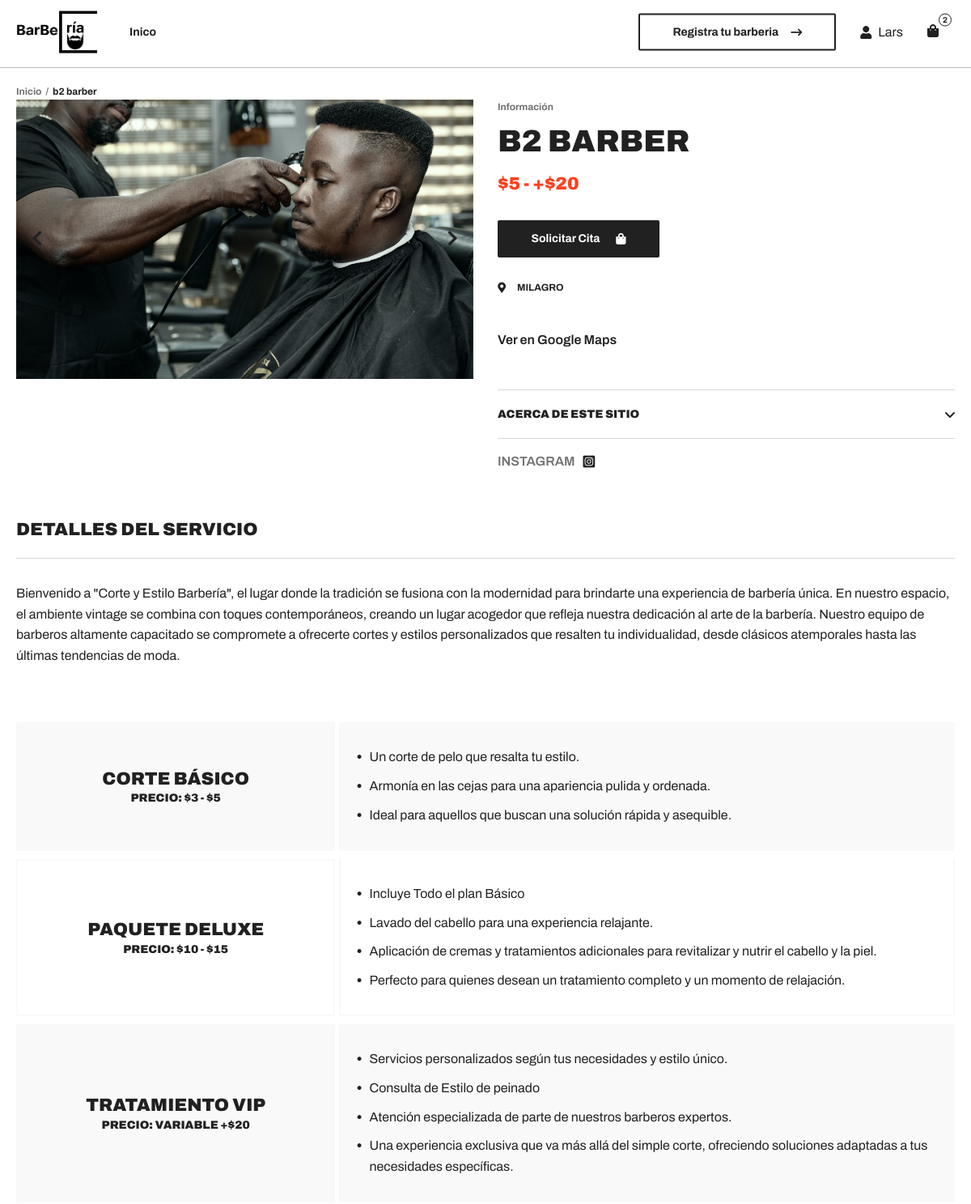
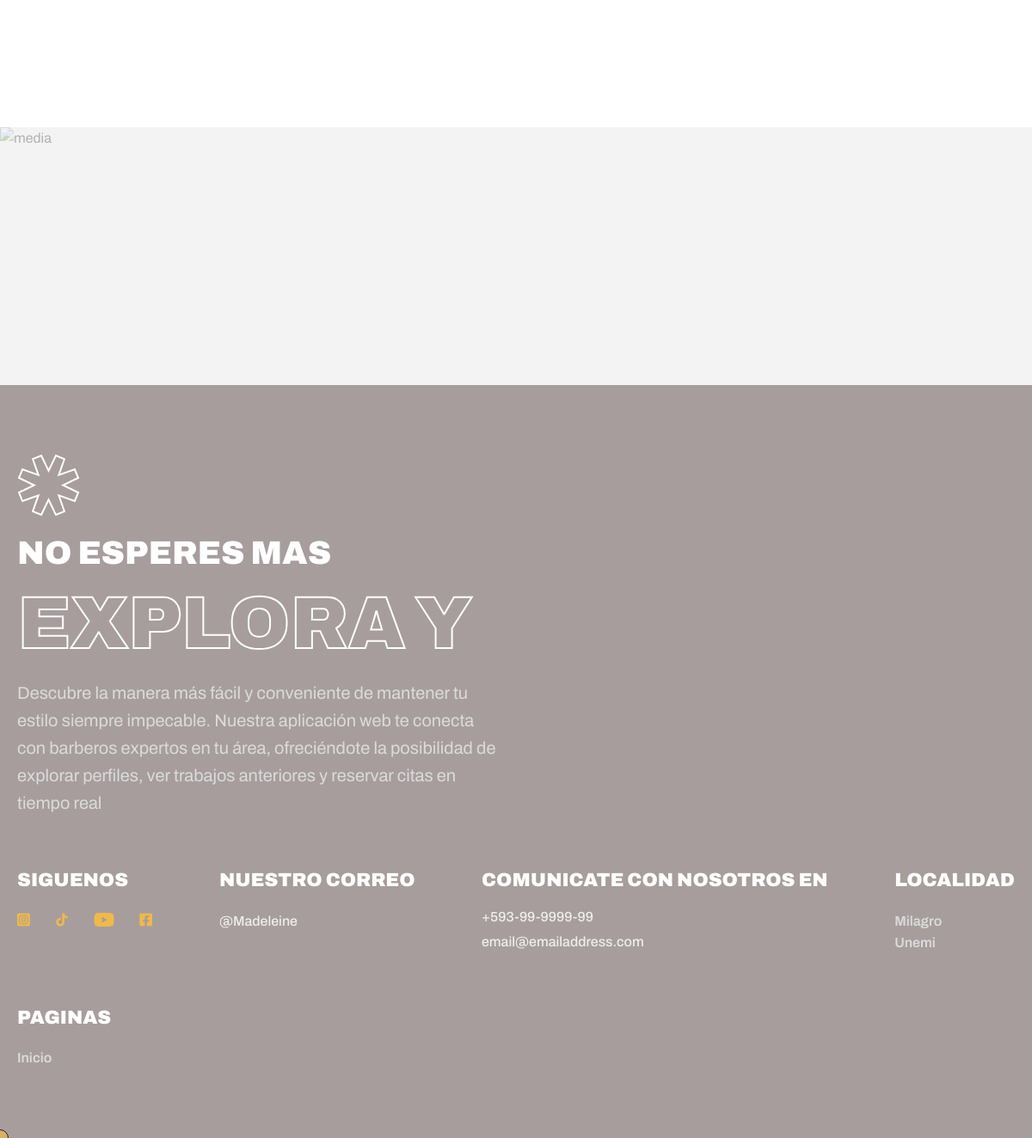
The app's page /perfil-barberia/18/ (signed in) with its own data (2 pictures, top to bottom).
### agendabarberia/models.py (models this page shows, shortened)
class Barberia(models.Model):
    imagen = models.ImageField(upload_to='barberia_images/')  # Guarda las imágenes en la carpeta 'barberia_images/'
    titulo = models.CharField(max_length=100)
    maps = models.CharField(max_length=100, default='https://maps.app.goo.gl/4Z6tBPcvjYrki5nK8')
    insta = models.CharField(max_length=100, default='https://www.instagram.com/')
    descripcion = models.TextField()
    ubicacion = models.CharField(max_length=200, choices=ciudad, default='*')
    numero_contacto = models.CharField(max_length=15)
    usuario = models.ForeignKey(User, on_delete=models.CASCADE, default=1)

### agendabarberia/views.py (the view)
# urls.py: path('perfil-barberia/<int:barberia_id>/', perfil_barberia, name='perfil-barberia'),
@login_required
def perfil_barberia(request, barberia_id):
    barberia = get_object_or_404(Barberia, pk=barberia_id)
    user = request.user
    citas = Cita.objects.filter(usuario=user)
    notificaciones_citas = citas.count()
    return render(request, 'perfil-barberia.html', {'barberia': barberia, 'notificaciones': notificaciones_citas})

### agendabarberia/templates/perfil-barberia.html (shortened to what this page needs)
{% load static %}
<!DOCTYPE html>
<html lang="en">
    <head>
        <link rel="stylesheet preload" as="style" href="{% static "css/preload.min.css" %}" />
        <link rel="stylesheet preload" as="style" href="{% static "css/icomoon.css" %}" />
        <link rel="stylesheet preload" as="style" href="{% static "css/libs.min.css" %}" />
        <link rel="stylesheet" href="{% static "css/product3.min.css" %}" />
    </head>
    <body>
        {% include 'components/navbar.html' %}
        <ul class="breadcrumbs">
            <li>
                <a class="link" href="{% url "barberias" %}">Inicio</a>
            </li>
            <li>
                <span>{{barberia.titulo}}</span>
            </li>
        </ul>
        <main class="item">
            <div class="container">
                <div class="item_wrapper">
                    <div class="media">
                        <div class="media_slider media_slider--single">
                            <div class="swiper-wrapper">
                                <div class="swiper-slide">
                                    <picture>
                                        <source
                                            data-srcset="{{barberia.imagen.url}}"
                                            srcset="{{barberia.imagen.url}}"
                                            type="image/webp"
                                        />
                                        <img
                                            class="lazy"
                                            data-src="{{barberia.imagen.url}}"
                                            src="{{barberia.imagen.url}}"
                                            alt="{{barberia.titulo}}"
                                        />
                                    </picture>
                                </div>
                            </div>
                            <div class="media_slider-nav d-flex justify-content-between align-items-center">
                                <a class="link swiper-button-prev" href="#"><i class="icon-angle-left"></i></a>
                                <a class="link swiper-button-next" href="#"><i class="icon-angle-right"></i></a>
                            </div>
                        </div>
                    </div>
                    <div class="main sticky-parent">
                        <div class="main_content" data-sticky="true">
                            <div class="main_content-about">
                                <span class="label">Información</span>
                                <h2 class="title">{{barberia.titulo}}</h2>
                                <div class="price h4 d-flex">
                                    <span class="price_item price_item--new">$5 - +$20</span>
                                </div>
                                <div class="wrapper d-flex">
                                    <a class="btn btn--black btn--shop " href="{% url "solicitar-cita" barberia.id %}"> {% comment %} addToCart es la clase {% endcomment %}
                                        <span class="text">Solicitar Cita</span>
                                        <i class="icon icon-bag"></i>
                                    </a>
                                </div>
                                <div class="options d-flex">
                                    <a class="options_item" href="#"> <i class="icon icon-location"></i>{{barberia.ubicacion}}</a>
                                </div>
                                <a class="link link--underline" href="{{barberia.maps}}">Ver en Google Maps</a>
                            </div>
                            <div class="main_content-accordion">
                                <div class="wrapper accordion" id="aboutAccordion">
                                    <div class="accordion-item">
                                        <h6 class="accordion-header" id="shipping">
                                            <button
                                                class="accordion-button h6"
                                                type="button"
                                                data-bs-toggle="collapse"
                                                data-bs-target="#shippingContent"
                                                aria-expanded="false"
                                                aria-controls="shippingContent"
                                            >
                                                <span>Acerca de este Sitio</span> <i class="icon-angle-down icon"></i>
                                            </button>
                                        </h6>
                                    </div>
                                </div>
                            </div>
                            <div class="main_content-share d-flex">
                                <span class="title">Instagram</span>
                                <ul class="socials">
                                    <li>
                                        <a href="{{barberia.insta}}" target="_blank" rel="noopener noreferrer">
                                            <i class="icon-instagram"></i>
                                        </a>
                                    </li>
                                </ul>
                            </div>
                        </div>
                    </div>
                    {% include "components/detalle-cortes.html" %}
                </div>
            </div>
            <aside>
                <section class="suggested section gradient">
                    <div class="suggested_bg">
                        <picture>
                            <source data-srcset="img/gradients/10.webp" srcset="img/gradients/10.webp" type="image/webp" />
                            <img class="lazy" data-src="img/gradients/10.png" src="img/gradients/10.png" alt="media" />
                        </picture>
                    </div>
                </section>
            </aside>
        </main>
        {% include "components/footer.html" %}
    </body>
</html>

### agendabarberia/templates/components/navbar.html (shortened to what this page needs)
{% load static %}
    <header class="header" data-page="shop" data-page-parent="shop">
        <div class="container d-flex">
            <a class="header_logo logo" href="index.html">
            <img style='width: 100px;'src="{% static "img/barberia-logo.png" %}" alt="">
            </a>
            <nav class="header_nav text--medium text--md collapse" id="headerMenu">
                <ul class="header_nav-list">
                    <li class="header_nav-list_item dropdown">
                        <a
                            class="nav-link nav-item dropdown-toggle"
                            href="{% url "barberias" %}"
                        >
                            <span class="nav-item_text"> Inico </span>
                        </a>
                    </li>
                </ul>
            </nav>
            <div class="header_user">
                <a class="header_user-btn btn btn--outline" href="{% url "registrar-barberia" %}">Registra tu barberia <i class="icon icon-arrow-right"></i> </a>
                <a style='display:flex; justify-content:center; align-items:center;' class="header_user-account" href="#">
                    <i style='' class="icon-user"></i>
                    <p style='margin-left: 8px;'>{{ user | title }}</p>
                </a>
                <a class="header_user-cart addToCart" href="{% url "reservas" %}">
                    <i class="icon-bag"></i>
                    <span class="header_user-cart_qty">{{notificaciones}}</span>
                </a>
            </div>
        </div>
    </header>

### agendabarberia/templates/components/detalle-cortes.html (shortened to what this page needs)
<div class="details">
    <div class="details_general">
        <h4 class="details_general-title">Detalles del Servicio</h4>
        <div class="details_general-content">
            <div class="wrapper d-flex flex-column">
                <div class="description">
                    <p>{{barberia.descripcion}}</p>
                </div>
            </div>
        </div>
    </div>
    <div class="details_info d-flex flex-column">
        <div class="details_info-item">
            <div class="details_info-item_header">
                <h4 class="title">Corte Básico</h4>
                <h6>Precio: $3 - $5</h6>
            </div>
            <div class="details_info-item_content">
                <ul class="list list--details d-flex flex-column">
                    <li class="list-item">
                        <i class="icon icon-circle"></i>
                        <p class="text">Un corte de pelo que resalta tu estilo.</p>
                    </li>
                    <li class="list-item">
                        <i class="icon icon-circle"></i>
                        <p class="text">
                            Armonía en las cejas para una apariencia pulida y ordenada.
                        </p>
                    </li>
                    <li class="list-item">
                        <i class="icon icon-circle"></i>
                        <p class="text">Ideal para aquellos que buscan una solución rápida y asequible.</p>
                    </li>
                </ul>
            </div>
        </div>
        <div class="details_info-item">
            <div class="details_info-item_header">
                <h4 class="title">Paquete Deluxe</h4>
                <h6>Precio: $10 - $15</h6>
            </div>
            <div class="details_info-item_content">
                <ul class="list list--details d-flex flex-column">
                    <li class="list-item">
                        <i class="icon icon-circle"></i>
                        <p class="text">Incluye Todo el plan Básico</p>
                    </li>
                    <li class="list-item">
                        <i class="icon icon-circle"></i>
                        <p class="text">
                            Lavado del cabello para una experiencia relajante.
                        </p>
                    </li>
                    <li class="list-item">
                        <i class="icon icon-circle"></i>
                        <p class="text">Aplicación de cremas y tratamientos adicionales para revitalizar y nutrir el cabello y la piel.</p>
                    </li>
                    <li class="list-item">
                        <i class="icon icon-circle"></i>
                        <p class="text">Perfecto para quienes desean un tratamiento completo y un momento de relajación.</p>
                    </li>
                </ul>
            </div>
        </div>
        <div class="details_info-item">
            <div class="details_info-item_header">
                <h4 class="title">Tratamiento VIP</h4>
                <h6>Precio: Variable +$20</h6>
            </div>
            <div class="details_info-item_content">
                <ul class="list list--details d-flex flex-column">
                    <li class="list-item">
                        <i class="icon icon-circle"></i>
                        <p class="text">Servicios personalizados según tus necesidades y estilo único.</p>
                    </li>
                    <li class="list-item">
                        <i class="icon icon-circle"></i>
                        <p class="text">
                            Consulta de Estilo de peinado
                        </p>
                    </li>
                    <li class="list-item">
                        <i class="icon icon-circle"></i>
                        <p class="text">Atención especializada de parte de nuestros barberos expertos.</p>
                    </li>
                    <li class="list-item">
                        <i class="icon icon-circle"></i>
                        <p class="text">Una experiencia exclusiva que va más allá del simple corte, ofreciendo soluciones adaptadas a tus necesidades específicas.</p>
                    </li>
                </ul>
            </div>
        </div>
    </div>
</div>

### agendabarberia/static/css/icomoon.css (style rules this page uses)
[class^="icon-"], [class*=" icon-"] { font-family: 'icomoon' !important; speak: never; font-style: normal; font-weight: normal; font-variant: normal; text-transform: none; line-height: 1; -webkit-font-smoothing: antialiased; -moz-osx-font-smoothing: grayscale; }
.icon-arrow-right:before { content: "\e907"; }
.icon-angle-down:before { content: "\e901"; }
.icon-instagram:before { content: "\e90a"; }
.icon-user:before { content: "\e910"; }
.icon-angle-left:before { content: "\e916"; }
.icon-angle-right:before { content: "\e917"; }
.icon-circle:before { content: "\e91c"; }
.icon-bag:before { content: "\e91f"; }
.icon-location:before { content: "\e920"; }

### records on screen
Barberia: titulo "b2 barber", imagen (picture), titulo "B2 BARBER", ubicacion "MILAGRO", descripcion "Bienvenido a \"Corte y Estilo Barbería\", el lugar donde la tradición se fusiona con la modernidad para brindarte una experiencia de barbería única. En nuestro espacio, el ambiente vintage se combina con toques contemporáneos, creando un lugar acogedor que refleja nuestra dedicación al arte de la barbería. Nuestro equipo de barberos altamente capacitado se compromete a ofrecerte cortes y estilos personalizados que resalten tu individualidad, desde clásicos atemporales hasta las últimas tendencias de moda."

### other values on screen
{{ user | title }} "Lars"
{{ notificaciones }} "2"
